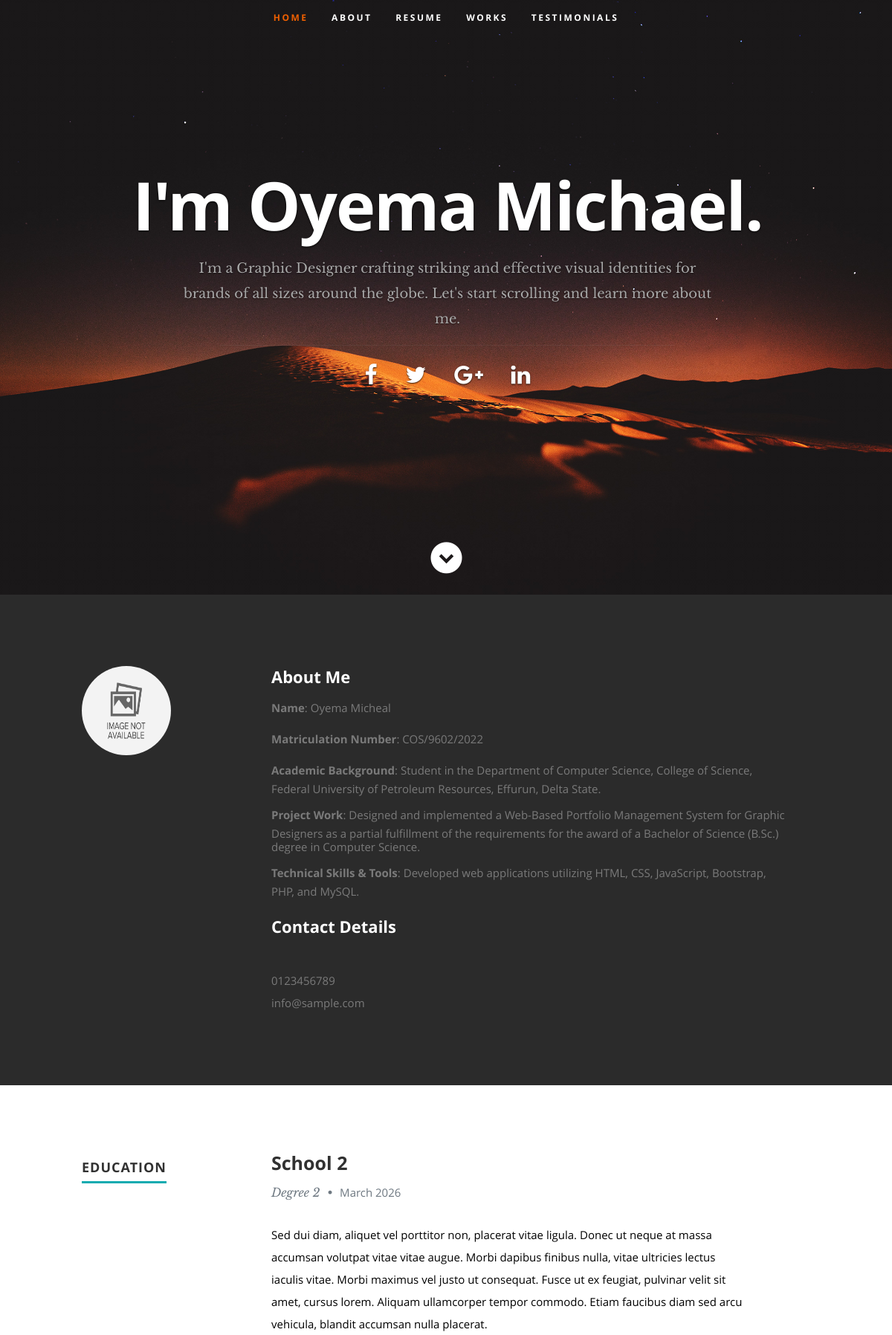
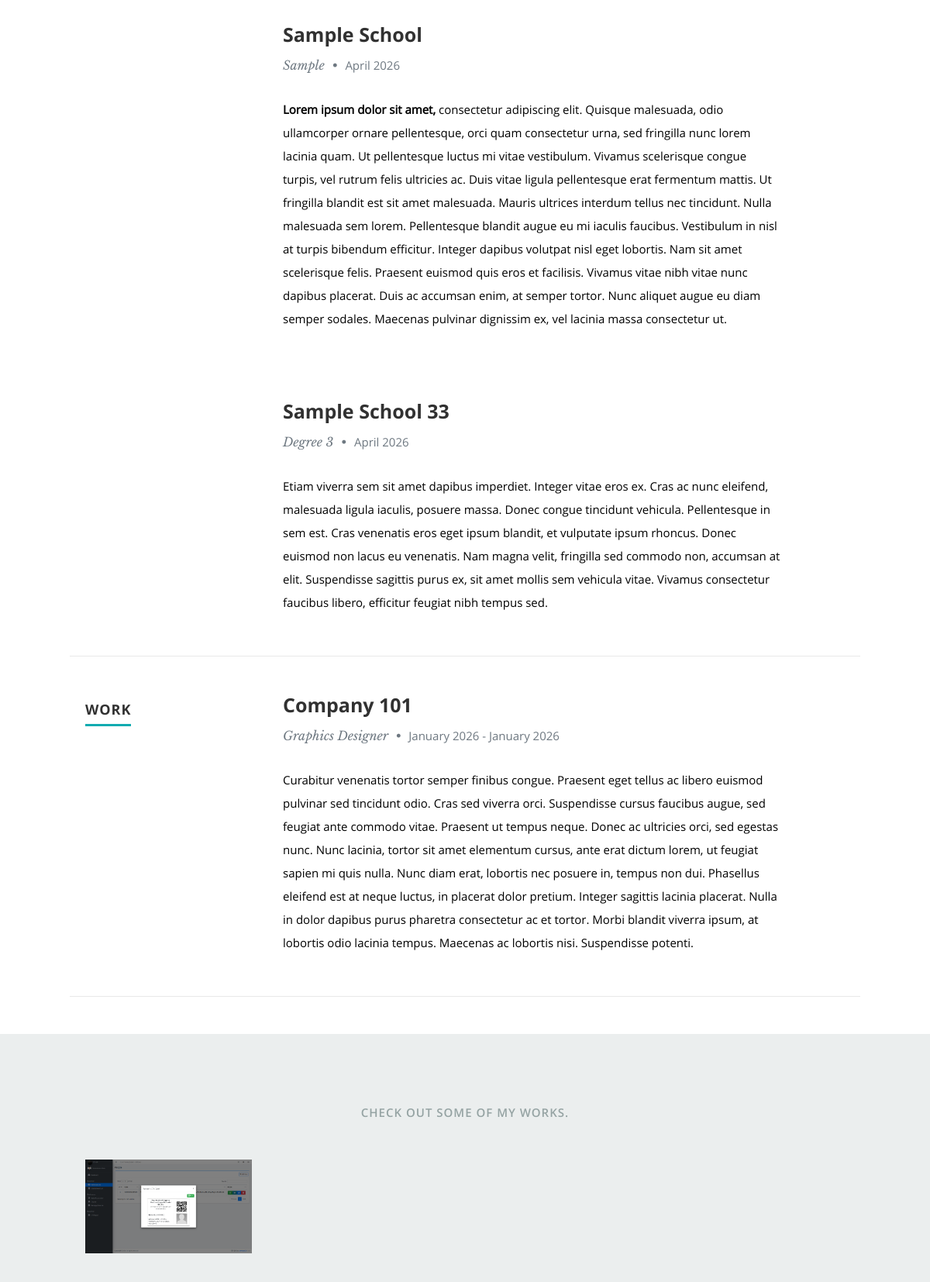
The page / (upper part) on the database its author committed (2 pictures, top to bottom).
### tables this page shows
CREATE TABLE `users` (
  `id` int(50) NOT NULL,
  `firstname` varchar(250) NOT NULL,
  `lastname` varchar(250) NOT NULL,
  `username` text NOT NULL,
  `password` text NOT NULL,
  `avatar` text DEFAULT NULL,
  `last_login` datetime DEFAULT NULL,
  `date_added` datetime NOT NULL DEFAULT current_timestamp(),
  `date_updated` datetime DEFAULT NULL ON UPDATE current_timestamp()
);

CREATE TABLE `education` (
  `id` int(30) NOT NULL,
  `school` text DEFAULT NULL,
  `degree` text DEFAULT NULL,
  `month` varchar(50) NOT NULL,
  `year` int(10) NOT NULL,
  `description` text DEFAULT NULL,
  `order_by` int(30) NOT NULL
);

CREATE TABLE `work` (
  `id` int(30) NOT NULL,
  `company` text DEFAULT NULL,
  `position` text DEFAULT NULL,
  `started` varchar(250) NOT NULL,
  `ended` varchar(250) NOT NULL,
  `description` text DEFAULT NULL,
  `order_by` int(30) NOT NULL
);

CREATE TABLE `project` (
  `id` int(30) NOT NULL,
  `name` text DEFAULT NULL,
  `summary` text DEFAULT NULL,
  `description` text DEFAULT NULL,
  `banner` text DEFAULT NULL,
  `client` text DEFAULT NULL
);

### classes/DBConnection.php (called while the page is built, shortened)
<?php
class DBConnection{
    private $host = DB_SERVER;
    private $username = DB_USERNAME;
    private $password = DB_PASSWORD;
    private $database = DB_NAME;
    private $port = DB_PORT;
    public $conn;
    public function __construct(){
        if(!isset($this->conn)){
            $this->conn = mysqli_init();
            $flags = 0;
            $ok = @$this->conn->real_connect(
                $this->host, $this->username, $this->password,
                $this->database, $this->port, NULL, $flags
            );
        }
    }
}
?>

### classes/SystemSettings.php (called while the page is built, shortened)
<?php
class SystemSettings extends DBConnection{
	function info($field=''){
		if(!empty($field)){
			if(isset($_SESSION['system_info'][$field]))
				return $_SESSION['system_info'][$field];
			else
				return false;
		}else{
			return false;
		}
	}
}
$_settings = new SystemSettings();
?>

### config.php (called while the page is built, shortened)
<?php
require_once('classes/DBConnection.php');
require_once('classes/SystemSettings.php');
function validate_image($file){
	if(!empty($file)){
		if(is_file(base_app.$file)){
			return base_url.$file;
		}else{
			return base_url.'dist/img/no-image-available.png';
		}
	}else{
		return base_url.'dist/img/no-image-available.png';
	}
}
?>

### index.php (the view, shortened to what this page needs)
<?php require_once('config.php'); ?>
 <!DOCTYPE html>
<html lang="en" class="" style="height: auto;">
<?php require_once('inc/header.php') ?>
  <body>
   <header id="home">
      <nav id="nav-wrap">
         <ul id="nav" class="nav">
            <li class="current"><a class="smoothscroll" href="#home">Home</a></li>
            <li><a class="smoothscroll" href="#about">About</a></li>
           <li><a class="smoothscroll" href="#resume">Resume</a></li>
            <li><a class="smoothscroll" href="#portfolio">Works</a></li>
            <li><a class="smoothscroll" href="#testimonials">Testimonials</a></li>
         </ul>
      </nav>
<?php
$u_qry = $conn->query("SELECT * FROM users where id = 1");
foreach($u_qry->fetch_array() as $k => $v){
  if(!is_numeric($k)){
    $user[$k] = $v;
  }
}
$c_qry = $conn->query("SELECT * FROM contacts");
while($row = $c_qry->fetch_assoc()){
    $contact[$row['meta_field']] = $row['meta_value'];
}
?>
      <div class="row banner">
         <div class="banner-text">
            <h1 class="responsive-headline">I'm <?php echo isset($user) ? ucwords($user['firstname'].' '.$user['lastname']) : ""; ?>.</h1>
            <h3><?php echo stripslashes($_settings->info('welcome_message')) ?></h3>
            <hr />
            <ul class="social">
               <li><a target="_blank" href="<?php echo $contact['facebook'] ?>"><i class="fa fa-facebook"></i></a></li>
               <li><a target="_blank" href="<?php echo $contact['twitter'] ?>"><i class="fa fa-twitter"></i></a></li>
               <li><a target="_blank" href="mailto:<?php echo $contact['email'] ?>"><i class="fa fa-google-plus"></i></a></li>
               <li><a target="_blank" href="<?php echo $contact['linkin'] ?>"><i class="fa fa-linkedin"></i></a></li>
            </ul>
         </div>
      </div>
      <p class="scrolldown">
         <a class="smoothscroll" href="#about"><i class="icon-down-circle"></i></a>
      </p>
   </header>
   <section id="about">
      <div class="row">
         <div class="three columns">
            <img class="profile-pic"  src="<?php echo validate_image("avatar") ?>" alt="" />
         </div>
         <div class="nine columns main-col">
            <h2>About Me</h2>
            <div id="about_me"><?php include "about.html"; ?></div>
            <div class="row">
               <div class="columns contact-details">
                  <h2>Contact Details</h2>
                  <p class="address">
               <span><?php echo $contact['address'] ?></span><br>
               <span><?php echo $contact['mobile'] ?></span><br>
                     <span><?php echo $contact['email'] ?></span>
             </p>
               </div>
               <div class="columns download">
               </div>
            </div>
         </div>
      </div>
   </section>
   <section id="resume">
      <div class="row education">
         <div class="three columns header-col">
            <h1><span>Education</span></h1>
         </div>
         <div class="nine columns main-col">
          <?php
          $e_qry = $conn->query("SELECT * FROM education order by year desc, month desc");
          while($row = $e_qry->fetch_assoc()):
          ?>
            <div class="row item">
               <div class="twelve columns">
                  <h3><?php echo $row['school'] ?></h3>
                  <p class="info"><?php echo $row['degree'] ?> <span>&bull;</span> <em class="date"><?php echo $row['month'].' '.$row['year'] ?></em></p>
                  <p>
                  <?php echo stripslashes(html_entity_decode($row['description'])) ?>
                  </p>
               </div>
            </div>
          <?php endwhile; ?>
         </div>
      </div>
      <div class="row work">
         <div class="three columns header-col">
            <h1><span>Work</span></h1>
         </div>
         <div class="nine columns main-col">
          <?php
          $w_qry = $conn->query("SELECT * FROM work ");
          while($row = $w_qry->fetch_assoc()):
          ?>
            <div class="row item">
               <div class="twelve columns">
                  <h3><?php echo $row['company'] ?></h3>
                  <p class="info"><?php echo $row['position'] ?> <span>&bull;</span> <em class="date"><?php echo str_replace("_"," ",$row['started']) ?> - <?php echo str_replace("_"," ",$row['ended']) ?></em></p>
                  <p><?php echo stripslashes(html_entity_decode($row['description'])) ?></p>
               </div>
            </div>
          <?php endwhile; ?>
         </div>
      </div>
   <section id="portfolio">
      <div class="row">
         <div class="twelve columns collapsed">
            <h1>Check Out Some of My Works.</h1>
            <div id="portfolio-wrapper" class="bgrid-quarters s-bgrid-thirds cf">
               <?php
                  $p_qry = $conn->query("SELECT * FROM project ");
                  while($row = $p_qry->fetch_assoc()):
                  ?>
                 <div class="columns portfolio-item">
                    <div class="item-wrap">
                       <a href="#modal-<?php echo $row['id'] ?>" title="">
                          <img alt="" src="<?php echo validate_image($row['banner']) ?>">
                       </a>
                    </div>
                </div>
              <?php endwhile; ?>
            </div>
         </div>
      </div>
   </section>
  </body>
</html>

### inc/header.php (shortened to what this page needs)
<head>
   <link rel="stylesheet" href="<?php echo base_url ?>profile_asset/css/default.css">
  <link rel="stylesheet" href="<?php echo base_url ?>profile_asset/css/layout.css">
   <link rel="stylesheet" href="<?php echo base_url ?>profile_asset/css/media-queries.css">
   <link rel="stylesheet" href="<?php echo base_url ?>profile_asset/css/magnific-popup.css">
  </head>

### profile_asset/css/default.css (style rules this page uses)
html, body, div, span, object, iframe, h1, h2, h3, h4, h5, h6, p, blockquote, pre, abbr, address, cite, code, del, dfn, em, img, ins, kbd, q, samp, small, strong, sub, sup, var, b, i, dl, dt, dd, ol, ul, li, fieldset, form, label, legend, table, caption, tbody, tfoot, thead, tr, th, td, article, aside, canvas, details, figcaption, figure, footer, header, hgroup, menu, nav, section, summary, time, mark, audio, video { margin: 0; padding: 0; border: 0; outline: 0; font-size: 100%; vertical-align: baseline; background: transparent; }
article,aside,details,figcaption,figure, footer,header,hgroup,menu,nav,section { display: block; }
*, *:before, *:after { -moz-box-sizing: border-box; -webkit-box-sizing: border-box; box-sizing: border-box; }
html { font-size: 62.5%; -webkit-font-smoothing: antialiased; }
body { background: #fff; font-family: 'opensans-regular', sans-serif; font-weight: normal; font-size: 15px; line-height: 30px; color: #838C95; -webkit-font-smoothing: antialiased; -webkit-text-size-adjust: 100%; }
h1, h2, h3, h4, h5, h6 { color: #313131; font-family: 'opensans-bold', sans-serif; font-weight: normal; }
h1 { font-size: 38px; line-height: 42px; margin-bottom: 12px; letter-spacing: -1px; }
h2 { font-size: 28px; line-height: 36px; margin-bottom: 6px; }
h3 { font-size: 22px; line-height: 30px; margin-bottom: 12px; }
p { margin: 0 0 30px 0; }
em { font: 15px/30px 'opensans-italic', sans-serif; }
strong, b { font: 15px/30px 'opensans-bold', sans-serif; }
hr { border: solid #E3E3E3; border-width: 1px 0 0; clear: both; margin: 11px 0 30px; height: 0; }
a, a:visited { text-decoration: none; outline: 0; color: #11ABB0; -webkit-transition: color .3s ease-in-out; -moz-transition: color .3s ease-in-out; -o-transition: color .3s ease-in-out; transition: color .3s ease-in-out; }
p a, p a:visited { line-height: inherit; }
ul, ol { margin-bottom: 24px; margin-top: 12px; }
ul { list-style: none outside; }
li { line-height: 18px; margin-bottom: 12px; }
img { max-width: 100%; height: auto; }
.row { width: 96%; max-width: 1020px; margin: 0 auto; }
.row .row { width: auto; max-width: none; margin: 0 -20px; }
.row:before, .row:after { content: " "; display: table; }
.row:after { clear: both; }
.column, .columns { position: relative; padding: 0 20px; min-height: 1px; float: left; }
.row.collapsed > .column, .row.collapsed > .columns, .column.collapsed, .columns.collapsed { padding: 0; }
[class*="column"] + [class*="column"]:last-child { float: right; }
.row .three { width: 25%; }
.row .nine { width: 75%; }
.row .twelve { width: 100%; }
.bgrid-quarters [class*="column"] { width: 25%; }
.cf:before, .cf:after { content: " "; display: table; }
.cf:after { clear: both; }

### index.php (style rules this page uses)
#about_me * { color:#7A7A7A !important; }

### rows shown on the page
users: firstname+lastname "Oyema Michael"
education: school "School 2", degree "Degree 2", month "March", year "2026", description "Sed dui diam, aliquet vel porttitor non, placerat vitae ligula. Donec ut neque at massa accumsan volutpat vitae vitae augue. Morbi dapibus finibus nulla, vitae ultricies lectus iaculis vitae. Morbi maximus vel justo ut consequat. Fusce ut ex feugiat, pulvinar velit sit amet, cursus lorem. Aliquam ullamcorper tempor commodo. Etiam faucibus diam sed arcu vehicula, blandit accumsan nulla placerat."
education: school "Sample School", degree "Sample", month "April", year "2026", description "Lorem ipsum dolor sit amet, consectetur adipiscing elit. Quisque malesuada, odio ullamcorper ornare pellentesque, orci quam consectetur urna, sed fringilla nunc lorem lacinia quam. Ut pellentesque luctus mi vitae vestibulum. Vivamus scelerisque congue turpis, vel rutrum felis ultricies ac. Duis vitae ligula pellentesque erat fermentum mattis. Ut fringilla blandit est sit amet malesuada. Mauris ultrices interdum tellus nec tincidunt. Nulla malesuada sem lorem. Pellentesque blandit augue eu mi iaculis faucibus. Vestibulum in nisl at turpis bibendum efficitur. Integer dapibus volutpat nisl eget lobortis. Nam sit amet scelerisque felis. Praesent euismod quis eros et facilisis. Vivamus vitae…"
education: school "Sample School 33", degree "Degree 3", month "April", year "2026", description "Etiam viverra sem sit amet dapibus imperdiet. Integer vitae eros ex. Cras ac nunc eleifend, malesuada ligula iaculis, posuere massa. Donec congue tincidunt vehicula. Pellentesque in sem est. Cras venenatis eros eget ipsum blandit, et vulputate ipsum rhoncus. Donec euismod non lacus eu venenatis. Nam magna velit, fringilla sed commodo non, accumsan at elit. Suspendisse sagittis purus ex, sit amet mollis sem vehicula vitae. Vivamus consectetur faucibus libero, efficitur feugiat nibh tempus sed."
work: company "Company 101", position "Graphics Designer", started "January 2026", ended "January 2026", description "Curabitur venenatis tortor semper finibus congue. Praesent eget tellus ac libero euismod pulvinar sed tincidunt odio. Cras sed viverra orci. Suspendisse cursus faucibus augue, sed feugiat ante commodo vitae. Praesent ut tempus neque. Donec ac ultricies orci, sed egestas nunc. Nunc lacinia, tortor sit amet elementum cursus, ante erat dictum lorem, ut feugiat sapien mi quis nulla. Nunc diam erat, lobortis nec posuere in, tempus non dui. Phasellus eleifend est at neque luctus, in placerat dolor pretium. Integer sagittis lacinia placerat. Nulla in dolor dapibus purus pharetra consectetur ac et tortor. Morbi blandit viverra ipsum, at lobortis odio lacinia tempus. Maecenas ac lobortis nisi.…"
project: banner (picture)

### other values the page prints
$_settings->info('welcome_message') "I'm a Graphic Designer crafting striking and effective visual identities for brands of all sizes around the globe. Let's start scrolling and learn more about me."
$contact['mobile'] "0123456789"
$contact['email'] "info@sample.com"
